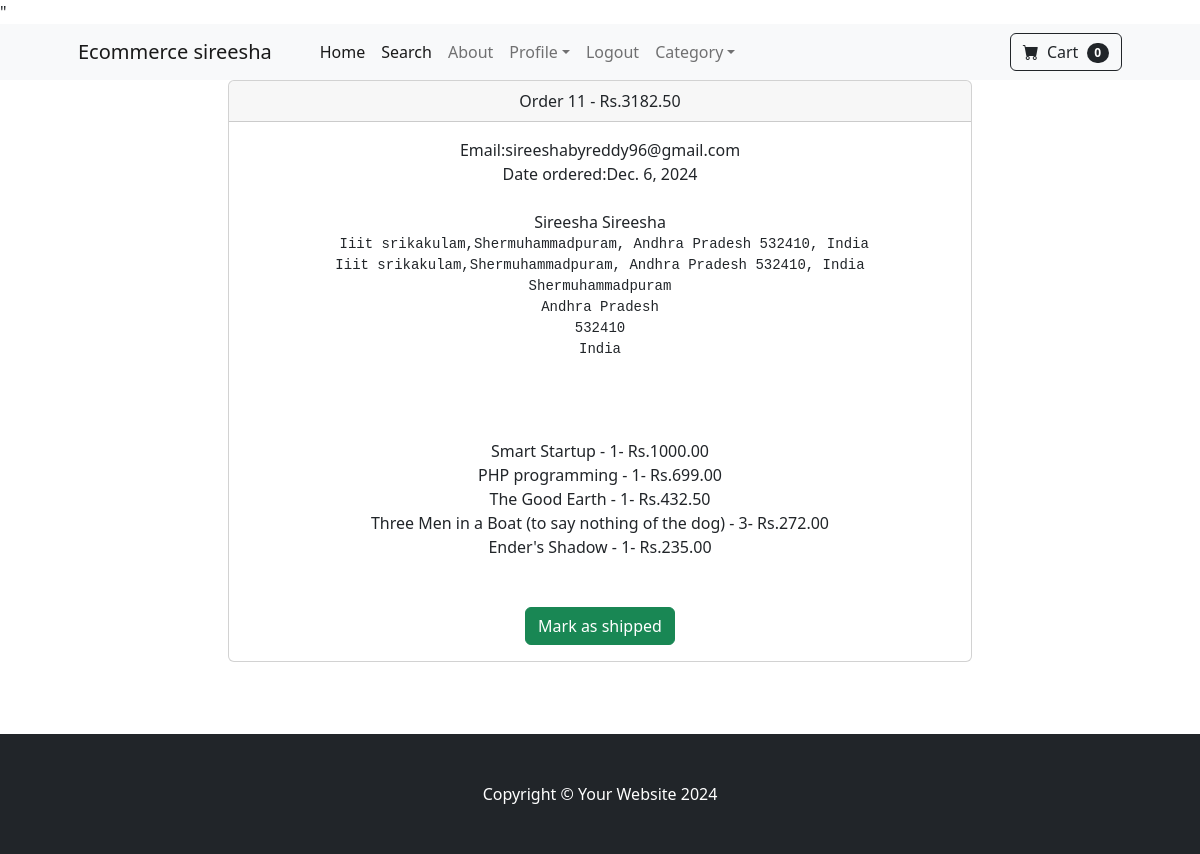
Screenshot of /payment/orders/11 (signed in) with the database file from the repository.
### payment/models.py (models this page shows, shortened)
class Order(models.Model):
    user=models.ForeignKey(User,on_delete=models.CASCADE,null=True,blank=True)
    full_name=models.CharField(max_length=250)
    email=models.EmailField(max_length=250)
    shipping_address=models.TextField(max_length=12500)
    amount_paid=models.DecimalField(max_digits=10,decimal_places=2)
    date_ordered=models.DateField(auto_now_add=True)
    shipped=models.BooleanField(default=False)
    date_shipped=models.DateTimeField(blank=True,null=True)

class OrderItem(models.Model):
    order=models.ForeignKey(Order,on_delete=models.CASCADE,null=True)
    product=models.ForeignKey(Product,on_delete=models.CASCADE,null=True,blank=True)
    user=models.ForeignKey(User,on_delete=models.CASCADE,null=True,blank=True)
    quantity=models.PositiveBigIntegerField(default=1)
    price=models.DecimalField(max_digits=10,decimal_places=2)

### store/models.py (models this page shows)
class Product(models.Model):
    name = models.CharField(max_length=50)
    price = models.DecimalField(default=0, decimal_places=2, max_digits=8)
    category = models.ForeignKey(Category, on_delete=models.CASCADE)
    description = models.CharField(max_length=250, default='', blank=True)  # Removed 'null=True'
    image = models.ImageField(upload_to='uploads/product/', blank=True, null=True, default='uploads/product/Mother_and_Daughter.jpeg')
    is_sale = models.BooleanField(default=False)
    sale_price = models.DecimalField(default=0, decimal_places=2, max_digits=8)
    def __str__(self):
        return self.name

### payment/views.py (the view, shortened to what this page needs)
# urls.py: path('orders/<int:pk>',views.orders,name='orders'),
def orders(request,pk):
    if request.user.is_authenticated or request.user.is_superuser:
        order=Order.objects.get(id=pk)
        items=OrderItem.objects.filter(order=pk)
        return render(request,'payment/orders.html',{"order":order,"items":items})
    else:
        messages.success(request,"Access Denied")
        return redirect('home')

### cart/cart.py (called while the page is built)
    def __len__(self):
        return len(self.cart)

### cart/context_processors.py (called while the page is built)
def cart(request):
    return {'cart':Cart(request)}

### payment/templates/payment/orders.html (shortened to what this page needs)
{% extends 'base.html' %}
{% block content %}
<div class="container">
    <div class="row">
        <center>
            <div class="col-8">
                <div class="card">
                    <div class="card-header">
                      Order {{ order.id }} - Rs.{{ order.amount_paid }}
                    </div>
                    <div class="card-body">
                        Email:{{ order.email}}</br>
                        {% if order.date_shipped %}
                        Date shipped:{{ order.date_shipped}}
                        {% else %}
                        Date ordered:{{ order.date_ordered}}
                        {% endif %}
                        <br><br>
                        {{ order.full_name }}<br>
                        <pre> {{ order.shipping_address }}<br>
                    </pre>
                    {% for item in items %}
                    {{ item.product }} - {{ item.quantity }}- Rs.{{item.price}} <br>
                    {% endfor %}
                    <br><br>
                    {% if not order.shipped %}
                    <form method="POST">
                        <button type="submit" class="btn btn-success">Mark as shipped</button>
                    </form>
                        {% else%}
                        <form method="POST">
                            {% csrf_token %}
                            <input type="hidden" name="shipping_status" value="false">
                            <button type="submit" class="btn btn-danger">Mark as Not  shipped</button>
                        </form>
                        {% endif %}
                    </div>
                  </div>
                  <br>
                  <br><br>
</div>
        </center>
    </div>
</div>
{% endblock %}

### rows the page displays
Order: id "11", amount_paid "3182.50", email "sireeshabyreddy96@gmail.com", date_ordered "Dec. 6, 2024", full_name "Sireesha Sireesha", shipping_address "Iiit srikakulam,Shermuhammadpuram, Andhra Pradesh 532410, India Iiit srikakulam,Shermuhammadpuram, Andhra Pradesh 532410, India Shermuhammadpuram Andhra Pradesh 532410 India"
OrderItem: product "Smart Startup", quantity "1", price "1000.00"
OrderItem: product "PHP programming", quantity "1", price "699.00"
OrderItem: product "The Good Earth", quantity "1", price "432.50"
OrderItem: product "Three Men in a Boat (to say nothing of the dog)", quantity "3", price "272.00"
OrderItem: product "Ender's Shadow", quantity "1", price "235.00"

### other values shown
{{ cart|length }} "0"
